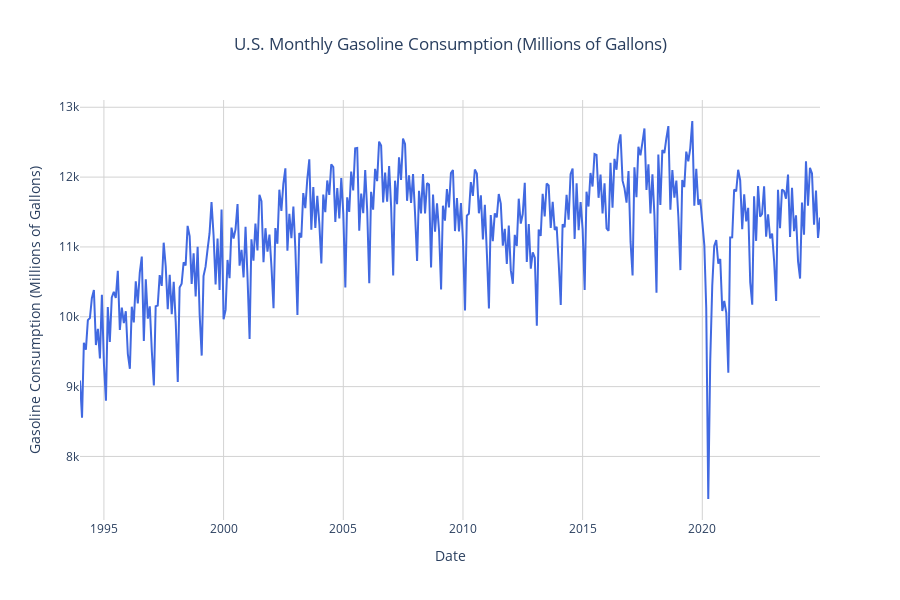

Notebook code for this chart:
### Markdown cell above
### 2.3 Visualizing Trends in Consumption Data

### Code cell
''' Create a line plot of monthly gasoline consumption over time '''

# Create line plot
fig = px.line(
    consumption,
    x="Date",
    y="Gasoline_Consumption(Millions of Gallons)",
    title="U.S. Monthly Gasoline Consumption (Millions of Gallons)",
    labels={
        "Date": "Date",
        "Gasoline_Consumption(Millions of Gallons)": "Gasoline Consumption (Millions of Gallons)"
    }
)

# Customize appearance
fig.update_traces(line=dict(color=colors["consumption"], width=2))
fig.update_layout(
    template="plotly_white",
    title_x=0.5,
    xaxis=dict(showgrid=True, gridcolor="lightgray"),
    yaxis=dict(showgrid=True, gridcolor="lightgray"),
    hovermode="x unified",
    height=600
)

fig.show()

### Figure 1 — Plotly figure (JSON) as saved in the notebook; plotly's stock layout.template omitted (floating-point values rounded to 4 significant figures; data arrays with more than 128 entries replaced by an {"elided": "..."} marker saying what was removed)
{"data": [{"hovertemplate": "Date=%{x}<br>Gasoline Consumption (Millions of Gallons)=%{y}<extra></extra>", "legendgroup": "", "line": {"color": "royalblue", "dash": "solid", "width": 2}, "marker": {"symbol": "circle"}, "mode": "lines", "name": "", "orientation": "v", "showlegend": false, "type": "scatter", "x": {"elided": "372 str values"}, "xaxis": "x", "y": {"elided": "372 float values"}, "yaxis": "y"}], "layout": {"height": 600, "hovermode": "x unified", "legend": {"tracegroupgap": 0}, "title": {"text": "U.S. Monthly Gasoline Consumption (Millions of Gallons)", "x": 0.5}, "xaxis": {"anchor": "y", "domain": [0, 1], "gridcolor": "lightgray", "showgrid": true, "title": {"text": "Date"}}, "yaxis": {"anchor": "x", "domain": [0, 1], "gridcolor": "lightgray", "showgrid": true, "title": {"text": "Gasoline Consumption (Millions of Gallons)"}}}}
